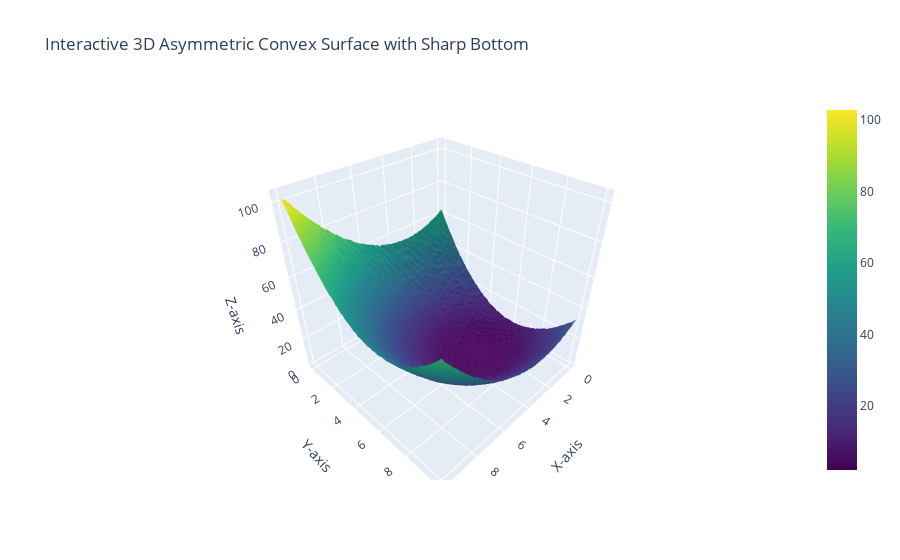

Write notebook code for a chart like this one.
### Code cell
import numpy as np
import plotly.graph_objects as go

# Define the function to create an asymmetric convex shape with a sharp edge at the bottom
def f_convex(x, y):
    """Creates an asymmetric convex shape with a clear minimum and sharp bottom edge."""
    # Asymmetric quadratic function: different curvature in x and y
    z = (x - 3)**2 + 1.5 * (y - 6)**2  # Minimum at (x=3, y=6)

    # Add a sharper edge at the bottom to prevent flattening
    z += np.exp(-0.8 * ((x - 3)**2 + (y - 6)**2)) * 4  # Creates a sharper edge at the min

    # Add mild noise to simulate real-world data smoothness
    noise = np.random.normal(0, 0.2)  # Small noise for smooth convexity
    return z + noise

# Generate grid data to create a surface
x_values = np.linspace(0, 10, 100)
y_values = np.linspace(0, 10, 100)
X, Y = np.meshgrid(x_values, y_values)
Z = np.array([[f_convex(x, y) for x, y in zip(row_x, row_y)] for row_x, row_y in zip(X, Y)])

# Create an interactive 3D surface plot
fig = go.Figure(data=[go.Surface(x=X, y=Y, z=Z, colorscale='Viridis')])

# Add axis labels and title
fig.update_layout(
    title="Interactive 3D Asymmetric Convex Surface with Sharp Bottom",
    scene=dict(
        xaxis_title="X-axis",
        yaxis_title="Y-axis",
        zaxis_title="Z-axis"
    )
)

# Show interactive plot
fig.show()

### Figure 1 — Plotly figure (JSON) as saved in the notebook; plotly's stock layout.template omitted (floating-point values rounded to 4 significant figures; data arrays with more than 128 entries replaced by an {"elided": "..."} marker saying what was removed)
{"data": [{"colorscale": [[0, "#440154"], [0.1111, "#482878"], [0.2222, "#3e4989"], [0.3333, "#31688e"], [0.4444, "#26828e"], [0.5556, "#1f9e89"], [0.6667, "#35b779"], [0.7778, "#6ece58"], [0.8889, "#b5de2b"], [1, "#fde725"]], "type": "surface", "x": {"elided": "100x100 float values"}, "y": {"elided": "100x100 float values"}, "z": {"elided": "100x100 float values"}}], "layout": {"scene": {"xaxis": {"title": {"text": "X-axis"}}, "yaxis": {"title": {"text": "Y-axis"}}, "zaxis": {"title": {"text": "Z-axis"}}}, "title": {"text": "Interactive 3D Asymmetric Convex Surface with Sharp Bottom"}}}
